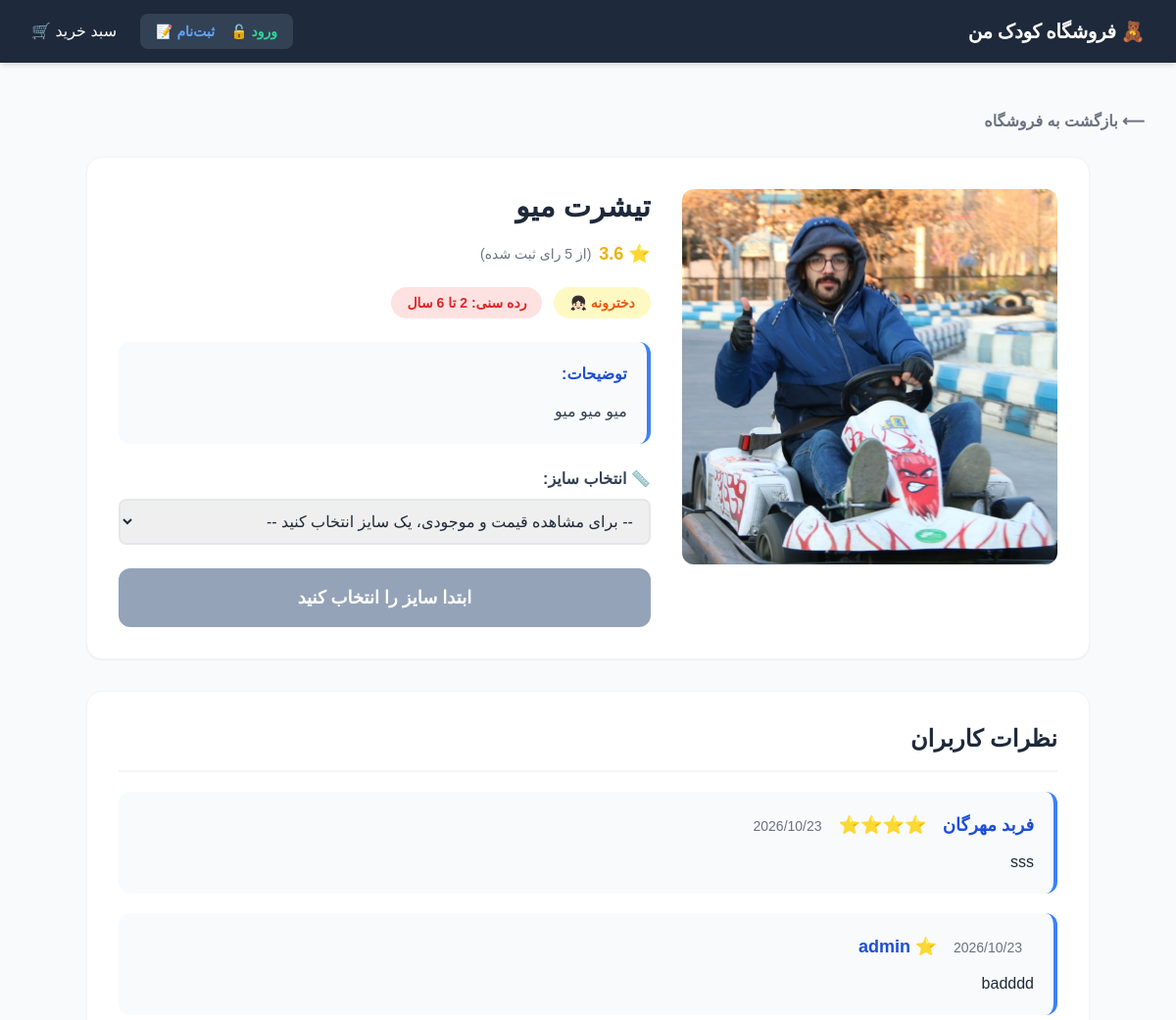
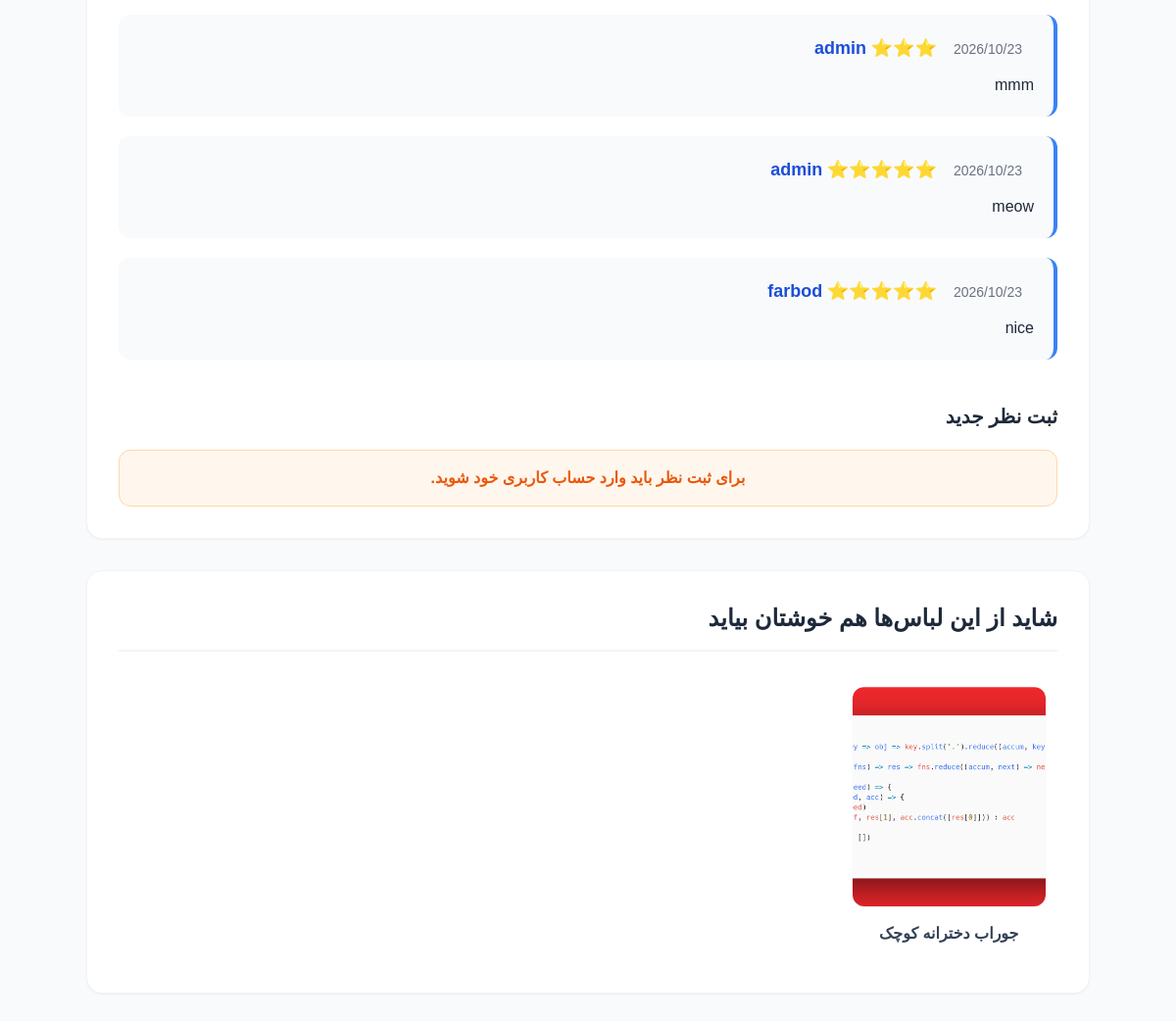
/products/5, run on the app's committed database (2 pictures, top to bottom).
### products/models.py (models this page shows, shortened)
class Products(models.Model):
    GENDER_CHOICES = [
        ('boy', 'پسرونه'),
        ('girl', 'دخترونه'),
        ('unisex', 'اسپرت (مشترک)'),
    ]
    name = models.CharField(max_length=200, verbose_name="نام لباس")
    description = models.TextField(verbose_name="توضیحات کامل")
    category = models.ForeignKey('Category', on_delete=models.SET_NULL, null=True, blank=True, related_name='products', verbose_name="دسته بندی")
    price = models.PositiveIntegerField(verbose_name="قیمت (تومان)")
    gender = models.CharField(max_length=10, choices=GENDER_CHOICES, verbose_name="دسته‌بندی")
    min_age = models.PositiveIntegerField(verbose_name="حداقل سن (سال)", default=1)
    max_age = models.PositiveIntegerField(verbose_name="حداکثر سن (سال)", default=16)
    stock = models.PositiveIntegerField(verbose_name="موجودی در انبار", default=0)
    is_active = models.BooleanField(default=True, verbose_name="فعال برای فروش")
    image = models.ImageField(upload_to='products/%Y/%m/', verbose_name="عکس لباس", null=True, blank=True)
    class Meta:
        verbose_name = "محصول"
        verbose_name_plural = "محصولات"

class Comment(models.Model):
    product = models.ForeignKey(Products, on_delete=models.CASCADE, related_name='comments', verbose_name="محصول")
    name = models.CharField(max_length=50, verbose_name="نام شما")
    body = models.TextField(verbose_name="متن نظر")
    created = models.DateTimeField(auto_now_add=True, verbose_name="تاریخ ثبت")
    is_active = models.BooleanField(default=False, verbose_name="تایید شده / نمایش داده شود؟")
    rating = models.PositiveSmallIntegerField(default=5, verbose_name="امتیاز")
    class Meta:
        ordering = ('-created',)
        verbose_name = "نظر"
        verbose_name_plural = "نظرات"
    def get_jalali(self):
            jalali_date = jdatetime.datetime.fromgregorian(datetime=self.created)
            return jalali_date.strftime("%Y/%m/%d")
    get_jalali.short_description = "تاریخ ثبت (شمسی)"

### products/views.py (the view, shortened to what this page needs)
# urls.py: path('<int:pk>', views.product_detail, name='product_detail'),
def product_detail(request, pk):
    product = get_object_or_404(Products, pk=pk)
    children = request.user.children.all() if request.user.is_authenticated else None
    similar_products = Products.objects.filter(gender=product.gender, is_active=True).exclude(id=product.id)[:4]
    comments_list = product.comments.filter(is_active=True)
    paginator = Paginator(comments_list, 10)
    page_number = request.GET.get('page')
    comments = paginator.get_page(page_number)
    avg_dict = comments_list.aggregate(Avg('rating'))
    avg_rating = round(avg_dict['rating__avg'], 1) if avg_dict['rating__avg'] else 0
    comments_count = comments_list.count()
    return render (request,
                   'products/product_detail.html',
                   {
                       'product': product,
                       'similar_products': similar_products,
                       'comments': comments,
                       'avg_rating': avg_rating,
                       'comments_count': comments_count,
                       'children': children,
                    })

### cart/cart.py (called while the page is built)
    def __len__(self):
        return sum(item['quantity'] for item in self.cart.values())

### cart/context_processors.py (called while the page is built)
def cart(request):
    return {'cart': Cart(request)}

### products/templates/products/product_detail.html (shortened to what this page needs)
{% extends "products/base.html" %}
{% block content %}
<a href="{% url 'product_list' %}" class="inline-block mt-4 mb-6 text-gray-500 hover:text-slate-800 font-bold transition">⟵ بازگشت به فروشگاه</a>
<div class="bg-white max-w-5xl mx-auto p-6 md:p-8 rounded-2xl shadow-sm border border-gray-100 flex flex-col md:flex-row gap-8 mb-8">
    <div class="w-full md:w-1/2 lg:w-2/5 shrink-0">
        {% if product.image %}
            <img src="{{ product.image.url }}" alt="{{ product.name }}" class="w-full rounded-xl object-cover shadow-sm">
        {% else %}
            <div class="w-full h-80 md:h-96 bg-slate-100 rounded-xl flex items-center justify-center text-slate-400 text-lg">
                بدون تصویر 📷
            </div>
        {% endif %}
    </div>
    <div class="w-full md:w-1/2 lg:w-3/5 flex flex-col">
        <h1 class="text-2xl md:text-3xl font-bold text-slate-800 mb-4">{{ product.name }}</h1>
        <div class="mb-5 text-yellow-500 text-lg font-bold flex items-center gap-2">
            {% if comments_count > 0 %}
                <span>⭐ {{ avg_rating }}</span>
                <span class="text-gray-500 text-sm font-normal">
                    (از {{ comments_count }} رای ثبت شده)
                </span>
            {% else %}
                <span class="text-slate-400 text-sm font-normal">
                    ⭐ هنوز امتیازی ثبت نشده
                </span>
            {% endif %}
        </div>
        <div class="flex flex-wrap gap-3 mb-6">
            <span class="bg-yellow-100 text-orange-600 px-4 py-1.5 rounded-full text-sm font-bold">
                {% if product.gender == 'boy' %}پسرونه 👦🏻{% elif product.gender == 'girl' %}دخترونه 👧🏻{% else %}اسپرت 👕{% endif %}
            </span>
            <span class="bg-red-100 text-red-600 px-4 py-1.5 rounded-full text-sm font-bold">رده سنی: {{ product.min_age }} تا {{ product.max_age }} سال</span>
        </div>
        {% if product.description %}
        <div class="bg-slate-50 p-5 rounded-xl border-r-4 border-blue-500 text-gray-700 leading-relaxed mb-6">
            <h4 class="m-0 mb-3 text-blue-700 font-bold">توضیحات:</h4>
            {{ product.description|linebreaks }}
        </div>
        {% endif %}
        <form action="{% url 'cart_add' product.id %}" method="post" class="mt-auto">
            <label class="block font-bold text-slate-700 mb-2" for="size-select">📏 انتخاب سایز:</label>
            <select name="size_id" id="size-select" onchange="updateProductUI()" required class="w-full p-3 rounded-lg border-2 border-gray-200 focus:border-blue-500 focus:outline-none transition cursor-pointer font-sans">
                <option value="">-- برای مشاهده قیمت و موجودی، یک سایز انتخاب کنید --</option>
            </select>
            <button type="submit" id="buy-btn" disabled class="w-full mt-6 py-4 rounded-xl font-bold text-lg text-white bg-slate-400 transition flex items-center justify-center gap-2 cursor-not-allowed">
                ابتدا سایز را انتخاب کنید
            </button>
        </form>
    </div>
</div>
<div class="bg-white max-w-5xl mx-auto p-6 md:p-8 rounded-2xl shadow-sm border border-gray-100 flex flex-col gap-5 mb-8">
    <h3 class="text-2xl font-bold text-slate-800 border-b-2 border-gray-100 pb-4 m-0">نظرات کاربران</h3>
    {% for comment in comments %}
        <div class="bg-slate-50 p-5 rounded-xl border-r-4 border-blue-500">
            <strong class="text-blue-700 text-lg">{{ comment.name }}</strong>
            <span class="mr-3 text-lg">
                {% if comment.rating == 5 %}⭐⭐⭐⭐⭐
                {% elif comment.rating == 4 %}⭐⭐⭐⭐
                {% elif comment.rating == 3 %}⭐⭐⭐
                {% elif comment.rating == 2 %}⭐⭐
                {% elif comment.rating == 1 %}⭐
                {% endif %}
            </span>
            <span class="text-gray-500 text-sm mr-3">{{ comment.created|date:"Y/m/d" }}</span>
            <p class="mt-3 text-slate-700 leading-relaxed">{{ comment.body|linebreaks }}</p>
        </div>
    {% empty %}
        <p class="text-gray-500">هنوز نظری برای این لباس ثبت نشده است. اولین نفر باشید!</p>
    {% endfor %}
    <h4 class="mt-6 text-xl font-bold text-slate-800">ثبت نظر جدید</h4>
    {% if request.user.is_authenticated %}
        <form method="post" class="flex flex-col gap-4">
            {% csrf_token %}
            <select name="rating" required class="p-3 rounded-lg border border-gray-300 w-full font-sans focus:border-blue-500 focus:outline-none">
                <option value="5">⭐⭐⭐⭐⭐ (عالی)</option>
                <option value="4">⭐⭐⭐⭐ (خوب)</option>
                <option value="3">⭐⭐⭐ (متوسط)</option>
                <option value="2">⭐⭐ (ضعیف)</option>
                <option value="1">⭐ (خیلی بد)</option>
            </select>
            <textarea name="body" rows="4" placeholder="نظر خود را بنویسید..." required class="p-3 rounded-lg border border-gray-300 w-full resize-y focus:border-blue-500 focus:outline-none"></textarea>
            <button type="submit" class="bg-blue-500 hover:bg-blue-600 text-white px-6 py-3 rounded-lg font-bold transition self-start">ارسال نظر</button>
        </form>
        <p class="text-sm text-gray-500 mt-2">نظر شما پس از تایید با نام <strong class="text-slate-700">{{ request.user.username }}</strong> نمایش داده می‌شود.</p>
    {% else %}
        <div class="bg-orange-50 p-4 rounded-xl border border-orange-200 text-center">
            <p class="text-orange-600 font-bold m-0">برای ثبت نظر باید وارد حساب کاربری خود شوید.</p>
        </div>
    {% endif %}
</div>
{% if similar_products %}
<div class="bg-white max-w-5xl mx-auto p-6 md:p-8 rounded-2xl shadow-sm border border-gray-100 mb-12">
    <h3 class="text-2xl font-bold text-slate-800 border-b-2 border-gray-100 pb-4 mb-6">شاید از این لباس‌ها هم خوشتان بیاید</h3>
    <div class="grid grid-cols-2 md:grid-cols-4 gap-4 md:gap-6">
        {% for similar in similar_products %}
            <div class="group text-center p-3 transition duration-300 hover:-translate-y-1">
                <a href="{% url 'product_detail' similar.id %}" class="block">
                    {% if similar.image %}
                        <img src="{{ similar.image.url }}" alt="{{ similar.name }}" class="w-full h-48 md:h-56 object-cover rounded-xl shadow-sm group-hover:shadow-md transition">
                    {% else %}
                        <div class="w-full h-48 md:h-56 bg-slate-100 rounded-xl flex items-center justify-center text-slate-400 text-2xl group-hover:shadow-md transition">📷</div>
                    {% endif %}
                    <h4 class="mt-4 mb-1 text-slate-700 font-bold group-hover:text-blue-600 transition">{{ similar.name }}</h4>
                </a>
            </div>
        {% endfor %}
    </div>
</div>
{% endif %}
{% endblock %}

### data on the page
Products: image (picture), name "تیشرت میو", min_age "2", description "میو میو میو"
Comment: name "فربد مهرگان", created "2026/10/23", body "sss"
Comment: name "admin", created "2026/10/23", body "badddd"
Comment: name "admin", created "2026/10/23", body "mmm"
Comment: name "admin", created "2026/10/23", body "meow"
Comment: name "farbod", created "2026/10/23", body "nice"
Products: image (picture), name "جوراب دخترانه کوچک"

### other printed values
{{ avg_rating }} "3.6"
